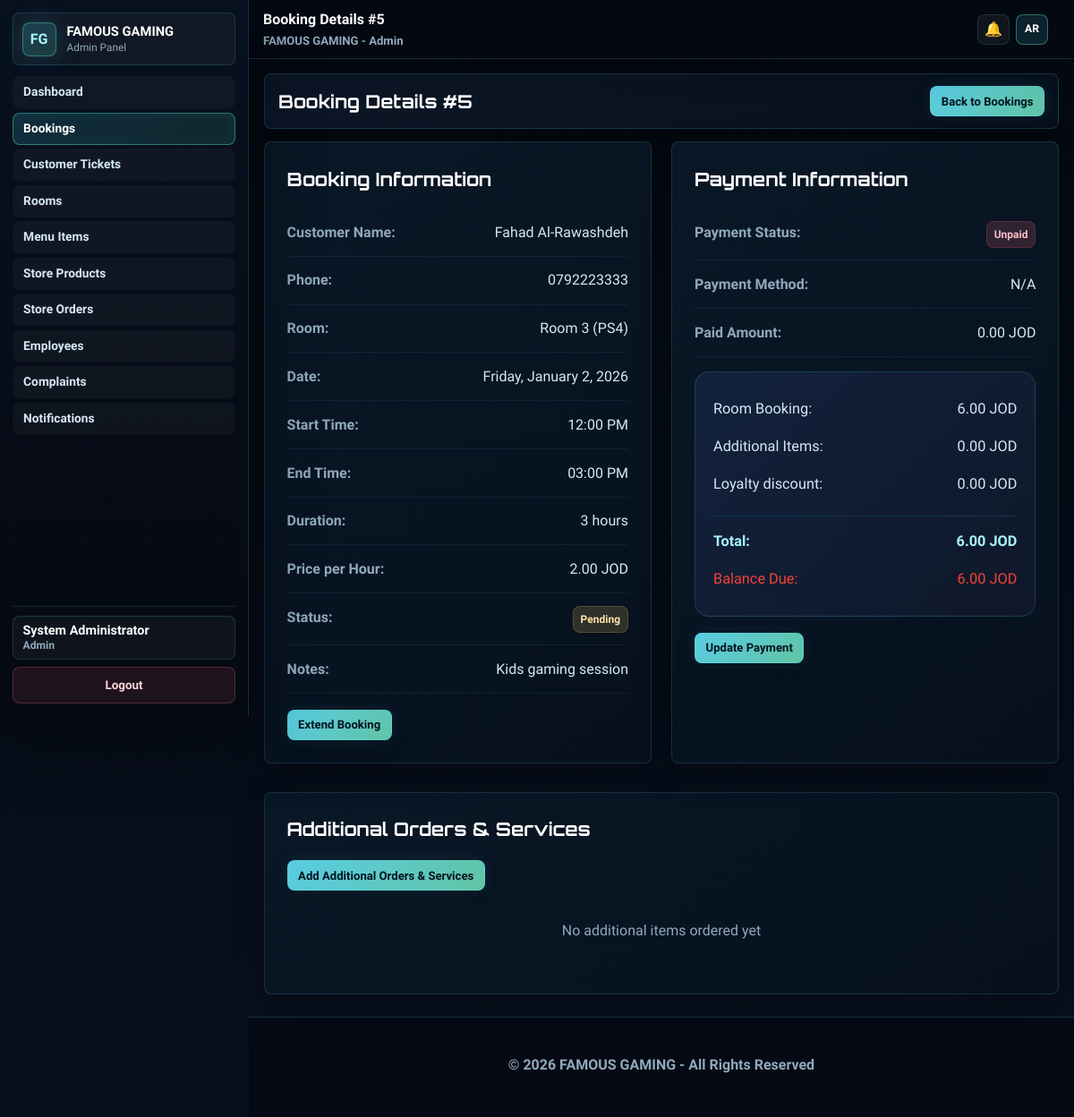
Page /admin/booking_details.php?id=5 (signed in) on the committed database.
### tables this page shows
CREATE TABLE `bookings` (
    `id` INT PRIMARY KEY AUTO_INCREMENT,
    `booking_code` VARCHAR(40) NULL UNIQUE,
    `customer_name` VARCHAR(100) NOT NULL,
    `phone` VARCHAR(20) NOT NULL,
    `customer_session_token` VARCHAR(64) NULL,
    `user_id` INT NULL,
    `room_id` INT NOT NULL,
    `booking_date` DATE NOT NULL,
    `start_time` TIME NOT NULL,
    `hours` INT NOT NULL,
    `end_time` TIME GENERATED ALWAYS AS (ADDTIME(`start_time`, SEC_TO_TIME(`hours` * 3600))) STORED,
    `total_price` DECIMAL(10,2) NOT NULL,
    `additional_items_total` DECIMAL(10,2) DEFAULT 0.00,
    `final_total` DECIMAL(10,2) GENERATED ALWAYS AS (`total_price` + IFNULL(`additional_items_total`, 0)) STORED,
    `loyalty_points_earned` INT NOT NULL DEFAULT 0,
    `loyalty_points_redeemed` INT NOT NULL DEFAULT 0,
    `loyalty_discount` DECIMAL(10,2) NOT NULL DEFAULT 0.00,
    `status` VARCHAR(20) NOT NULL DEFAULT 'Pending',
    `payment_status` VARCHAR(20) DEFAULT 'Unpaid',
    `payment_method` VARCHAR(20) DEFAULT NULL,
    `paid_amount` DECIMAL(10,2) DEFAULT 0.00,
    `notes` TEXT,
    `created_at` TIMESTAMP DEFAULT CURRENT_TIMESTAMP,
    `updated_at` TIMESTAMP DEFAULT CURRENT_TIMESTAMP ON UPDATE CURRENT_TIMESTAMP,
    FOREIGN KEY (`room_id`) REFERENCES `rooms`(`id`) ON DELETE CASCADE,
    INDEX `idx_customer_session_token` (`customer_session_token`),
    INDEX `idx_booking_user_id` (`user_id`),
    INDEX `idx_booking_datetime` (`room_id`, `booking_date`, `start_time`, `end_time`)
);

CREATE TABLE `rooms` (
    `id` INT PRIMARY KEY AUTO_INCREMENT,
    `room_name` VARCHAR(100) NOT NULL,
    `room_type` VARCHAR(50) NOT NULL,
    `price_per_hour` DECIMAL(10,2) NOT NULL,
    `status` VARCHAR(20) NOT NULL DEFAULT 'Available',
    `services` TEXT,
    `description` TEXT,
    `image_path` VARCHAR(255) DEFAULT NULL,
    `image_uploaded_at` TIMESTAMP NULL DEFAULT NULL,
    `created_at` TIMESTAMP DEFAULT CURRENT_TIMESTAMP,
    `updated_at` TIMESTAMP DEFAULT CURRENT_TIMESTAMP ON UPDATE CURRENT_TIMESTAMP
);

### admin/booking_details.php (the view, shortened to what the rows shown need)
<?php
require_once 'auth_check.php';
function booking_payment_status_key($status) {
    return strtolower(str_replace(' ', '_', trim((string)$status)));
}
function booking_payment_status_class($status) {
    $status_key = booking_payment_status_key($status);
    return $status_key === 'pending_payment' ? 'pending' : $status_key;
}
$booking_id = isset($_GET['id']) ? intval($_GET['id']) : 0;
$booking_query = "SELECT b.*, r.room_name, r.room_type, r.price_per_hour
                  FROM bookings b
                  JOIN rooms r ON b.room_id = r.id
                  WHERE b.id = ?";
$stmt = mysqli_prepare($conn, $booking_query);
mysqli_stmt_bind_param($stmt, "i", $booking_id);
mysqli_stmt_execute($stmt);
$result = mysqli_stmt_get_result($stmt);
$booking = mysqli_fetch_assoc($result);
$booking_final_total = isset($booking['final_total'])
    ? (float)$booking['final_total']
    : ((float)$booking['total_price'] + (float)($booking['additional_items_total'] ?? 0));
$booking_payment_status_key = booking_payment_status_key($booking['payment_status'] ?? 'Unpaid');
$booking_payment_status_class = booking_payment_status_class($booking['payment_status'] ?? 'Unpaid');
$booking_loyalty_discount = (float)($booking['loyalty_discount'] ?? 0);
$booking_payable_total = max(0, $booking_final_total - $booking_loyalty_discount);
$page_title = t('admin_booking_details', ['id' => $booking['id']]);
include 'includes/header.php';
?>
    <div class="content">
        <div class="container">
            <div class="page-header">
                <h1><?php echo t('admin_booking_details', ['id' => $booking['id']]); ?></h1>
                <a href="bookings_full_crud.php" class="btn btn-secondary"><?php echo t('admin_action_back_to_bookings'); ?></a>
            </div>
            <div class="grid-2">
                <div class="card">
                    <h2><?php echo t('admin_booking_information'); ?></h2>
                    <div class="info-row">
                        <span class="info-label"><?php echo t('admin_field_customer_name'); ?>:</span>
                        <span class="info-value"><?php echo htmlspecialchars($booking['customer_name']); ?></span>
                    </div>
                    <div class="info-row">
                        <span class="info-label"><?php echo t('admin_field_phone'); ?>:</span>
                        <span class="info-value"><?php echo htmlspecialchars($booking['phone']); ?></span>
                    </div>
                    <div class="info-row">
                        <span class="info-label"><?php echo t('admin_field_room'); ?>:</span>
                        <span class="info-value"><?php echo htmlspecialchars($booking['room_name']); ?> (<?php echo htmlspecialchars($booking['room_type']); ?>)</span>
                    </div>
                    <div class="info-row">
                        <span class="info-label"><?php echo t('admin_field_date'); ?>:</span>
                        <span class="info-value"><?php echo date('l, F j, Y', strtotime($booking['booking_date'])); ?></span>
                    </div>
                    <div class="info-row">
                        <span class="info-label"><?php echo t('admin_start_time'); ?>:</span>
                        <span class="info-value"><?php echo date('h:i A', strtotime($booking['start_time'])); ?></span>
                    </div>
                    <div class="info-row">
                        <span class="info-label"><?php echo t('admin_end_time'); ?>:</span>
                        <span class="info-value"><?php echo date('h:i A', strtotime($booking['end_time'])); ?></span>
                    </div>
                    <div class="info-row">
                        <span class="info-label"><?php echo t('admin_field_duration'); ?>:</span>
                        <span class="info-value"><?php echo translated_hours_label($booking['hours']); ?></span>
                    </div>
                    <div class="info-row">
                        <span class="info-label"><?php echo t('admin_price_per_hour'); ?>:</span>
                        <span class="info-value"><?php echo number_format($booking['price_per_hour'], 2); ?> JOD</span>
                    </div>
                    <div class="info-row">
                        <span class="info-value">
                            <span class="status-badge status-<?php echo strtolower($booking['status']); ?>">
                                <?php echo htmlspecialchars(t('status_' . strtolower($booking['status']), [], $booking['status'])); ?>
                            </span>
                        </span>
                    </div>
                    <?php if ($booking['notes']): ?>
                    <div class="info-row">
                        <span class="info-label"><?php echo t('admin_notes'); ?>:</span>
                        <span class="info-value"><?php echo htmlspecialchars($booking['notes']); ?></span>
                    </div>
                    <?php endif; ?>
                </div>
                <div class="card">
                    <h2><?php echo t('admin_payment_information'); ?></h2>
                    <div class="info-row">
                        <span class="info-value">
                            <span class="status-badge payment-<?php echo htmlspecialchars($booking_payment_status_class, ENT_QUOTES, 'UTF-8'); ?>">
                                <?php echo htmlspecialchars(t('status_' . $booking_payment_status_key, [], $booking['payment_status'])); ?>
                            </span>
                        </span>
                    </div>
                    <div class="info-row">
                        <span class="info-label"><?php echo t('admin_paid_amount'); ?>:</span>
                        <span class="info-value"><?php echo number_format($booking['paid_amount'], 2); ?> JOD</span>
                    </div>
                    <div class="total-summary">
                        <div class="total-row">
                            <span><?php echo t('admin_room_booking'); ?>:</span>
                            <span><?php echo number_format($booking['total_price'], 2); ?> JOD</span>
                        </div>
                        <div class="total-row">
                            <span><?php echo t('admin_additional_items'); ?>:</span>
                            <span><?php echo number_format((float)($booking['additional_items_total'] ?? 0), 2); ?> JOD</span>
                        </div>
                        <div class="total-row">
                            <span><?php echo t('loyalty_discount'); ?>:</span>
                            <span><?php echo number_format($booking_loyalty_discount, 2); ?> JOD</span>
                        </div>
                        <div class="total-row final">
                            <span><?php echo t('admin_total_label'); ?>:</span>
                            <span><?php echo number_format($booking_payable_total, 2); ?> JOD</span>
                        </div>
                        <?php if ($booking_payable_total > $booking['paid_amount']): ?>
                        <div class="total-row" style="color: #f44336;">
                            <span><?php echo t('admin_balance_due'); ?>:</span>
                            <span><?php echo number_format($booking_payable_total - $booking['paid_amount'], 2); ?> JOD</span>
                        </div>
                        <?php endif; ?>
                    </div>
                </div>
            </div>
            <div class="card">
                <h2><?php echo t('admin_orders_services'); ?></h2>
            </div>
        </div>
    </div>
<?php
include 'includes/footer.php';
?>

### admin/includes/header.php (shortened to what the rows shown need)
<?php
if (function_exists('generate_admin_smart_notifications')) {
    generate_admin_smart_notifications($conn);
}
?>
<!DOCTYPE html>
<html lang="<?php echo htmlspecialchars(site_language(), ENT_QUOTES, 'UTF-8'); ?>" dir="<?php echo htmlspecialchars(site_direction(), ENT_QUOTES, 'UTF-8'); ?>">
<head>
    <link rel="stylesheet" href="<?php echo htmlspecialchars(site_url('admin/css/admin.css'), ENT_QUOTES, 'UTF-8'); ?>?v=4.1">
</head>
<body class="admin-body <?php echo site_is_rtl() ? 'admin-rtl' : 'admin-ltr'; ?>">
    <div class="admin-shell">
        <div class="admin-main">
            <header class="admin-topbar">
                <div class="admin-topbar-inner">
                    <div class="admin-topbar-title">
                        <strong><?php echo isset($page_title) ? htmlspecialchars($page_title, ENT_QUOTES, 'UTF-8') : t('admin_panel_title'); ?></strong>
                        <span><?php echo t('admin_brand'); ?></span>
                    </div>
                </div>
            </header>

### rows in the picture
bookings: id "Booking Details #5", customer_name "Fahad Al-Rawashdeh", phone "0792223333", room.room_name "Room 3", room.room_type "PS4", booking_date "Friday, January 2, 2026", start_time "12:00 PM", end_time "03:00 PM", room.price_per_hour "2.00", status "Pending", notes "Kids gaming session", payment_status "Unpaid", paid_amount "0.00", total_price "6.00", additional_items_total "0.00", loyalty_discount "0.00", final_total "6.00", $booking_payable_total-$booking['paid_amount'] "6.00"

### other values in the picture
t('brand_name') "FAMOUS GAMING"
t('admin_panel_title') "Admin Panel"
$nav_item['label'] "Dashboard"
$nav_item['label'] "Bookings"
$nav_item['label'] "Customer Tickets"
$nav_item['label'] "Rooms"
$nav_item['label'] "Menu Items"
$nav_item['label'] "Store Products"
$nav_item['label'] "Store Orders"
$nav_item['label'] "Employees"
$nav_item['label'] "Complaints"
$nav_item['label'] "Notifications"
$admin_display_name "System Administrator"
t('admin_nav_logout') "Logout"
t('admin_brand') "FAMOUS GAMING - Admin"
